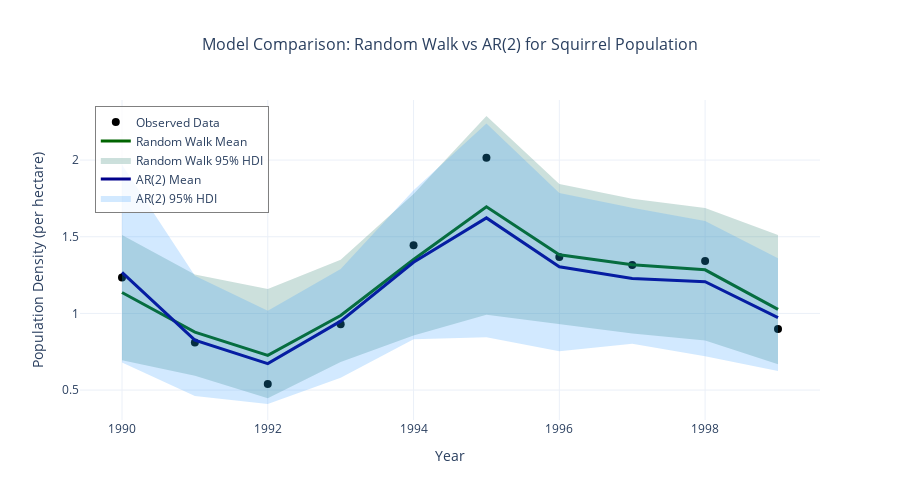

Notebook code for this chart:
### Code cell
# Create combined visualization comparing Random Walk and AR(2) models
fig = go.Figure()

# Add observed data points
fig.add_trace(go.Scatter(
    x=years,
    y=squirrel_density,
    mode='markers',
    name='Observed Data',
    marker=dict(
        size=8,
        color='black',
        symbol='circle'
    )
))

# Add Random Walk model mean prediction
fig.add_trace(go.Scatter(
    x=years,
    y=walk_mean,
    mode='lines',
    name='Random Walk Mean',
    line=dict(color='darkgreen', width=3)
))

# Add Random Walk model 95% HDI
fig.add_trace(go.Scatter(
    x=np.concatenate([years, years[::-1]]),
    y=np.concatenate([walk_hdi[:, 1], walk_hdi[::-1, 0]]),
    fill='toself',
    fillcolor='rgba(0, 100, 80, 0.2)',
    line=dict(color='rgba(255,255,255,0)'),
    name='Random Walk 95% HDI'
))

# Add AR(2) model mean prediction
ar_mean = az.extract(trace_ar2)['ar'].mean(dim='sample')
ar_hdi = az.hdi(trace_ar2, var_names=['ar'])['ar']

fig.add_trace(go.Scatter(
    x=years,
    y=ar_mean,
    mode='lines',
    name='AR(2) Mean',
    line=dict(color='darkblue', width=3)
))

# Add AR(2) model 95% HDI
fig.add_trace(go.Scatter(
    x=np.concatenate([years, years[::-1]]),
    y=np.concatenate([ar_hdi[:, 1], ar_hdi[::-1, 0]]),
    fill='toself',
    fillcolor='rgba(30, 144, 255, 0.2)',
    line=dict(color='rgba(255,255,255,0)'),
    name='AR(2) 95% HDI'
))

# Update layout
fig.update_layout(
    title=dict(
        text='Model Comparison: Random Walk vs AR(2) for Squirrel Population',
        x=0.5,
        font=dict(size=16)
    ),
    xaxis_title='Year',
    yaxis_title='Population Density (per hectare)',
    width=900,
    height=500,
    template='plotly_white',
    legend=dict(
        x=0.02,
        y=0.98,
        bgcolor='rgba(255,255,255,0.8)',
        bordercolor='gray',
        borderwidth=1
    )
)

fig.show()

### Figure 1 — Plotly figure (JSON) as saved in the notebook; plotly's stock layout.template omitted (floating-point values rounded to 4 significant figures)
{"data": [{"marker": {"color": "black", "size": 8, "symbol": "circle"}, "mode": "markers", "name": "Observed Data", "type": "scatter", "x": [1990, 1991, 1992, 1993, 1994, 1995, 1996, 1997, 1998, 1999], "y": [1.235, 0.81, 0.54, 0.93, 1.445, 2.015, 1.368, 1.315, 1.342, 0.8987]}, {"line": {"color": "darkgreen", "width": 3}, "mode": "lines", "name": "Random Walk Mean", "type": "scatter", "x": [1990, 1991, 1992, 1993, 1994, 1995, 1996, 1997, 1998, 1999], "y": [1.136, 0.8784, 0.7263, 0.9863, 1.352, 1.695, 1.383, 1.317, 1.284, 1.027]}, {"fill": "toself", "fillcolor": "rgba(0, 100, 80, 0.2)", "line": {"color": "rgba(255,255,255,0)"}, "name": "Random Walk 95% HDI", "type": "scatter", "x": [1990, 1991, 1992, 1993, 1994, 1995, 1996, 1997, 1998, 1999, 1999, 1998, 1997, 1996, 1995, 1994, 1993, 1992, 1991, 1990], "y": [1.512, 1.254, 1.158, 1.349, 1.779, 2.287, 1.844, 1.748, 1.687, 1.511, 0.6691, 0.8235, 0.869, 0.9308, 0.9919, 0.8565, 0.6826, 0.4463, 0.5939, 0.6947]}, {"line": {"color": "darkblue", "width": 3}, "mode": "lines", "name": "AR(2) Mean", "type": "scatter", "x": [1990, 1991, 1992, 1993, 1994, 1995, 1996, 1997, 1998, 1999], "y": [1.268, 0.8257, 0.6726, 0.9495, 1.333, 1.623, 1.304, 1.228, 1.207, 0.9731]}, {"fill": "toself", "fillcolor": "rgba(30, 144, 255, 0.2)", "line": {"color": "rgba(255,255,255,0)"}, "name": "AR(2) 95% HDI", "type": "scatter", "x": [1990, 1991, 1992, 1993, 1994, 1995, 1996, 1997, 1998, 1999, 1999, 1998, 1997, 1996, 1995, 1994, 1993, 1992, 1991, 1990], "y": [1.97, 1.245, 1.018, 1.289, 1.804, 2.238, 1.785, 1.689, 1.603, 1.36, 0.6246, 0.7206, 0.8017, 0.7538, 0.844, 0.831, 0.5804, 0.4093, 0.462, 0.6803]}], "layout": {"height": 500, "legend": {"bgcolor": "rgba(255,255,255,0.8)", "bordercolor": "gray", "borderwidth": 1, "x": 0.02, "y": 0.98}, "title": {"font": {"size": 16}, "text": "Model Comparison: Random Walk vs AR(2) for Squirrel Population", "x": 0.5}, "width": 900, "xaxis": {"title": {"text": "Year"}}, "yaxis": {"title": {"text": "Population Density (per hectare)"}}}}
